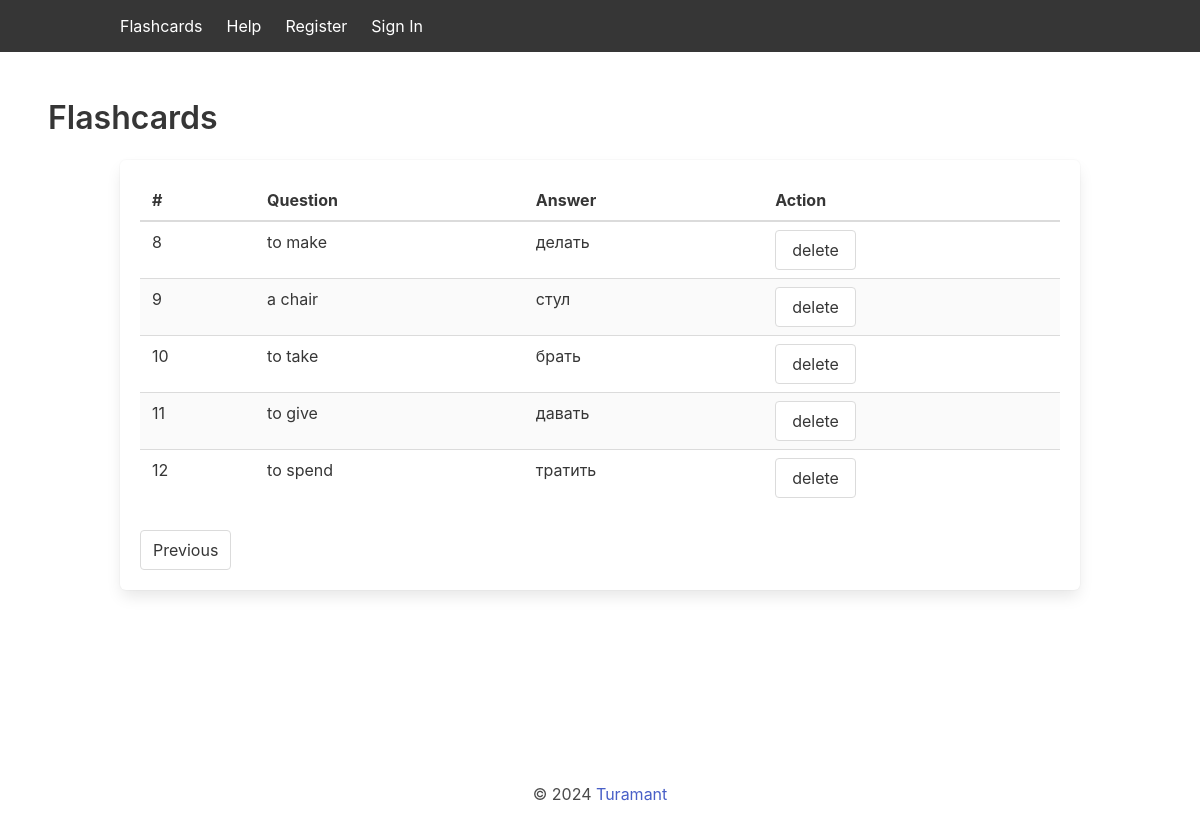
Before: /?page=2 with the older database file.
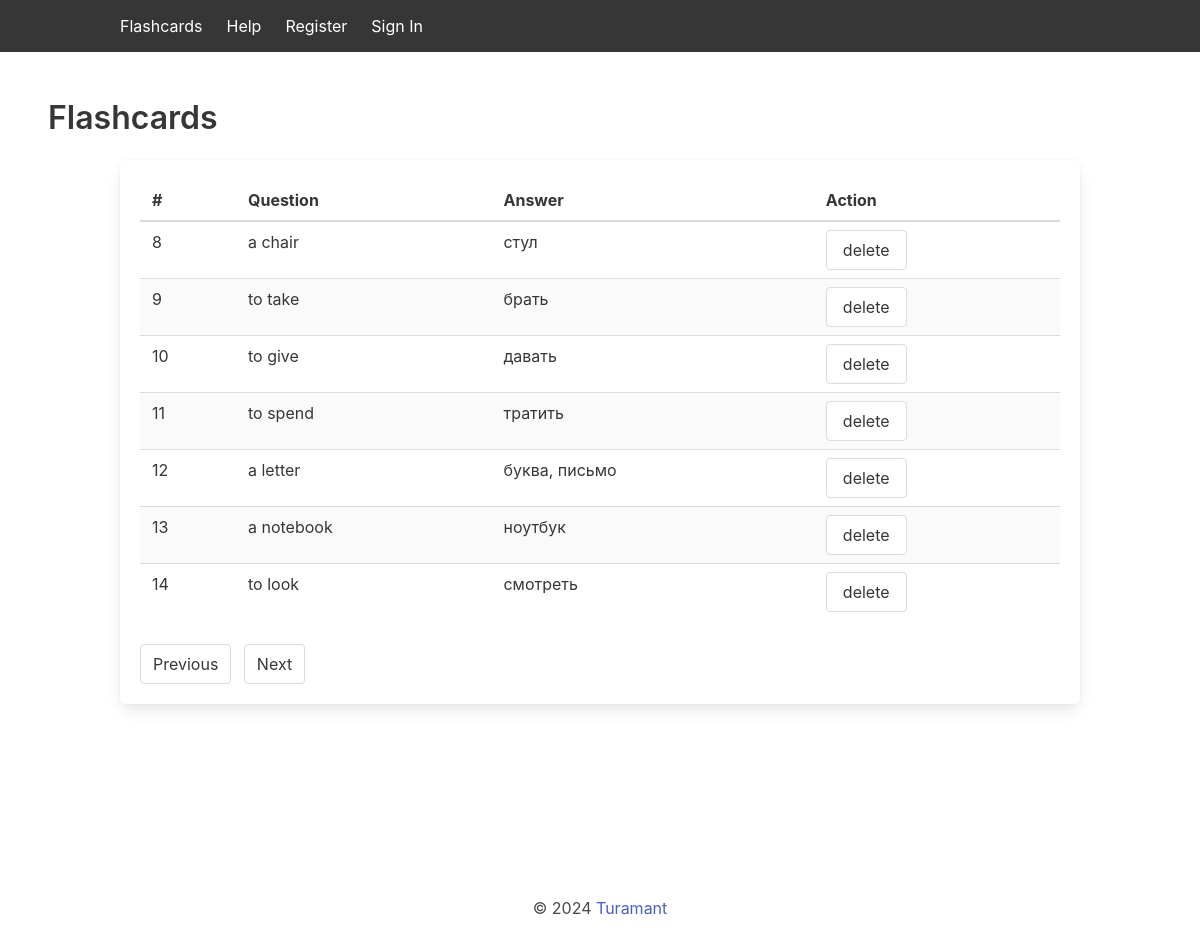
After: the same page with the newer database file.
### app/models.py (models this page shows)
class Flashcard(db.Model):
    id = db.Column(db.Integer, primary_key=True)
    question = db.Column(db.String(128), nullable=False)
    answer = db.Column(db.String(128), nullable=False)

### app/main/routes.py (the view)
@bp.route('/')
def index():
    page = request.args.get('page', 1, type=int)
    per_page = 7
    pagination = Flashcard.query.paginate(page=page, per_page=per_page)
    flashcards = pagination.items
    if current_user.is_authenticated:
        return render_template('main/index.html',
                               username=current_user.username,
                               flashcards=flashcards,
                               pagination=pagination)
    else:
        return render_template('main/index.html',
                               username=None,
                               flashcards=flashcards,
                               pagination=pagination)

### app/templates/main/index.html (shortened to what this page needs)
{% extends 'base.html' %}
{% block content %}
<section class="section custom-container">
    <h2 class="title">Flashcards</h2>
    <div class="container">
        <div class="box">
            <table class="table is-striped is-hoverable is-fullwidth">
                <thead>
                    <tr>
                        <th>#</th>
                        <th>Question</th>
                        <th>Answer</th>
                        <th>Action</th>
                    </tr>
                </thead>
                <tbody>
                    {% for card in flashcards %}
                    <tr id="word_{{ card.id }}">
                        <td>{{ loop.index + (pagination.page - 1) * pagination.per_page }}</td>
                        <td>{{ card.question }}</td>
                        <td>{{ card.answer }}</td>
                        <td>
                            <button onclick="deleteWord({{ card.id }})" class="button delete-word-btn">delete</button>
                        </td>
                    </tr>
                    {% endfor %}
                </tbody>
            </table>
            <nav class="pagination is-centered" role="navigation" aria-label="pagination">
                <div class="pagination-previous-next">
                    {% if pagination.has_prev %}
                    <a href="{{ url_for('main.index', page=pagination.prev_num) }}" class="pagination-previous">Previous</a>
                    {% endif %}
                    {% if pagination.has_next %}
                    <a href="{{ url_for('main.index', page=pagination.next_num) }}" class="pagination-next">Next</a>
                    {% endif %}
                </div>
            </nav>
        </div>
    </div>
</section>
{% endblock %}

### app/templates/base.html (shortened to what this page needs)
<!DOCTYPE html>
<html lang="en">
<head>
    <link rel="stylesheet" href="https://cdn.jsdelivr.net/npm/bulma@0.9.3/css/bulma.min.css">
    <link rel="stylesheet" href="{{ url_for('static', filename='css/styles.css') }}">
</head>
<body>
    <nav class="navbar is-dark">
        <div class="container">
            <div class="navbar-brand">
                <a class="navbar-item" href="{{ url_for('main.index') }}">Flashcards</a>
            </div>
            <div id="navbarBasicExample" class="navbar-menu">
                <div class="navbar-start">
                    <a class="navbar-item" href="{{ url_for('main.help') }}">Help</a>
                    {% if username %}
                    <a class="navbar-item" href="{{ url_for('auth.user_profile')}}">Profile</a>
                    <a class="navbar-item" href="{{ url_for('main.add_word') }}">Add word</a>
                    <a class="navbar-item" href="{{ url_for('main.study') }}">Study</a>
                    <a class="navbar-item" href="{{ url_for('main.study_reverse') }}">Study Reverse</a>
                    <a class="navbar-item" href="{{ url_for('auth.logout') }}">Quit</a>
                    {% else %}
                        <a class="navbar-item" href="{{ url_for('auth.register') }}">Register</a>
                        <a class="navbar-item" href="{{ url_for('auth.login') }}">Sign In</a>
                    {% endif %}
                </div>
            </div>
        </div>
    </nav>
    {% block content %}
    {% endblock %}
    <section class="section">
    </section>
    <section class="section">
        <div class="container">
            <p class="has-text-centered">
                &copy; 2024 <a href="https://github.com/turamant">Turamant</a>
            </p>
        </div>
</body>
</html>

### app/static/css/styles.css (style rules this page uses)
.delete-word-btn { position: relative; transition: all 0.3s ease; }

Changed rows visible on the page:
no longer on this page (row unchanged): Flashcard: question "to make", answer "делать"
added Flashcard: question "a letter", answer "буква, письмо"
added Flashcard: question "a notebook", answer "ноутбук"
added Flashcard: question "to look", answer "смотреть"
Other visible differences:
text now shown: "Next"
